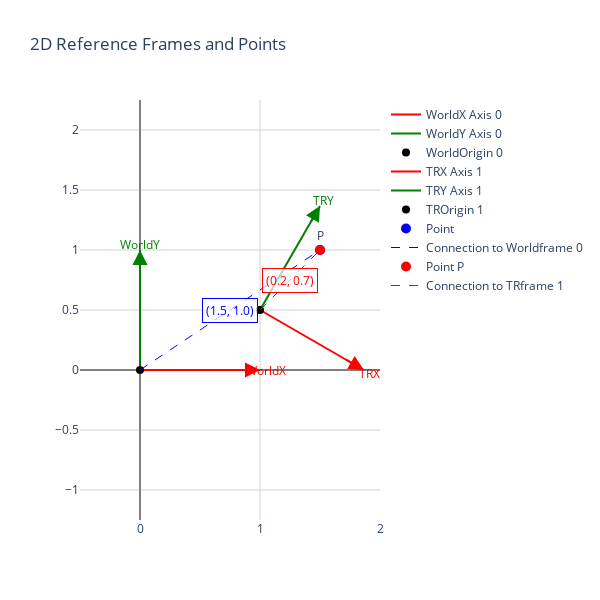

The notebook cell this image was saved under:
### Markdown cell above
This interactive tool allows you to:
1. Change the position of Frame 1 (translation) using the X and Y sliders
2. Change the rotation of Frame 1 using the Rotation slider
3. Move the point P around and see its coordinates in both frames

Try the following experiments:
- Set Frame 1's rotation to 0 and change only its position to see pure translation effects
- Keep Frame 1 at the origin and change only its rotation to see pure rotation effects
- Combine both translation and rotation to see how they work together

Let's now analyze the mathematics behind this transformation:

### Code cell
# Define parameters for a combined transformation
point_coords = [1.5, 1.0]  # Point in world frame
tx, ty = 1.0, 0.5         # Translation vector
rotation = -30             # Rotation in degrees (negative for clockwise)
theta = radians(-rotation) # Convert to positive radians for clockwise rotation

print(f"Point in world frame: ({point_coords[0]}, {point_coords[1]})")
print(f"Frame translation: ({tx}, {ty})")
print(f"Frame rotation: {rotation} degrees clockwise")

# Step 1: Calculate translation effect
x_translated = point_coords[0] - tx
y_translated = point_coords[1] - ty

print(f"\nStep 1 - After translation:")
print(f"New coordinates: ({x_translated}, {y_translated})")

# Step 2: Calculate rotation effect (using clockwise rotation matrix)
R = np.array([
    [cos(theta), -sin(theta)],
    [sin(theta), cos(theta)]
])

# Apply rotation to translated point
point_translated = np.array([x_translated, y_translated])
point_transformed = R @ point_translated

print(f"\nStep 2 - After rotation:")
print(f"Rotation matrix:\n{R}")
print(f"Final coordinates in transformed frame: ({point_transformed[0]:.4f}, {point_transformed[1]:.4f})")

# Visualize the result
# World frame
world_frame = [0, 0, 0, "World"] 

# Transformed frame
transformed_frame = [tx, ty, rotation, "TR"]

# Define points
point_world = [point_coords[0], point_coords[1], "", "blue", 0]
point_transformed_vis = [point_coords[0], point_coords[1], "P", "red", 1]

# Create and display the visualization
fig = create_2d_visualization(
    points=[point_world, point_transformed_vis],
    frames=[world_frame, transformed_frame],
    show_coords=True,
    show_labels=True
)

fig.show()

### Figure 1 — Plotly figure (JSON) as saved in the notebook; plotly's stock layout.template omitted (floating-point values rounded to 4 significant figures)
{"data": [{"line": {"color": "red", "width": 2}, "mode": "lines", "name": "WorldX Axis 0", "type": "scatter", "x": [0, 1], "y": [0, 0]}, {"line": {"color": "green", "width": 2}, "mode": "lines", "name": "WorldY Axis 0", "type": "scatter", "x": [0, 0], "y": [0, 1]}, {"marker": {"color": "black", "size": 8, "symbol": "circle"}, "mode": "markers", "name": "WorldOrigin 0", "type": "scatter", "x": [0], "y": [0]}, {"line": {"color": "red", "width": 2}, "mode": "lines", "name": "TRX Axis 1", "type": "scatter", "x": [1, 1.866], "y": [0.5, 5.551e-17]}, {"line": {"color": "green", "width": 2}, "mode": "lines", "name": "TRY Axis 1", "type": "scatter", "x": [1, 1.5], "y": [0.5, 1.366]}, {"marker": {"color": "black", "size": 8, "symbol": "circle"}, "mode": "markers", "name": "TROrigin 1", "type": "scatter", "x": [1], "y": [0.5]}, {"marker": {"color": "blue", "size": 10}, "mode": "markers+text", "name": "Point ", "text": [""], "textposition": "top center", "type": "scatter", "x": [1.5], "y": [1]}, {"line": {"color": "blue", "dash": "dash", "width": 1}, "mode": "lines", "name": "Connection to Worldframe 0", "type": "scatter", "x": [0, 1.5], "y": [0, 1]}, {"marker": {"color": "red", "size": 10}, "mode": "markers+text", "name": "Point P", "text": ["P"], "textposition": "top center", "type": "scatter", "x": [1.5], "y": [1]}, {"line": {"color": "red", "dash": "dash", "width": 1}, "mode": "lines", "name": "Connection to TRframe 1", "type": "scatter", "x": [1, 1.5], "y": [0.5, 1]}], "layout": {"annotations": [{"arrowcolor": "red", "arrowhead": 2, "arrowsize": 1.5, "arrowwidth": 2, "ax": 0.8, "axref": "x", "ay": 0, "ayref": "y", "showarrow": true, "x": 1, "xref": "x", "y": 0, "yref": "y"}, {"arrowcolor": "green", "arrowhead": 2, "arrowsize": 1.5, "arrowwidth": 2, "ax": 0, "axref": "x", "ay": 0.8, "ayref": "y", "showarrow": true, "x": 0, "xref": "x", "y": 1, "yref": "y"}, {"font": {"color": "red", "size": 12}, "showarrow": false, "text": "WorldX", "x": 1.05, "xref": "x", "y": 0, "yref": "y"}, {"font": {"color": "green", "size": 12}, "showarrow": false, "text": "WorldY", "x": 0, "xref": "x", "y": 1.05, "yref": "y"}, {"arrowcolor": "red", "arrowhead": 2, "arrowsize": 1.5, "arrowwidth": 2, "ax": 1.693, "axref": "x", "ay": 0.1, "ayref": "y", "showarrow": true, "x": 1.866, "xref": "x", "y": 5.551e-17, "yref": "y"}, {"arrowcolor": "green", "arrowhead": 2, "arrowsize": 1.5, "arrowwidth": 2, "ax": 1.4, "axref": "x", "ay": 1.193, "ayref": "y", "showarrow": true, "x": 1.5, "xref": "x", "y": 1.366, "yref": "y"}, {"font": {"color": "red", "size": 12}, "showarrow": false, "text": "TRX", "x": 1.909, "xref": "x", "y": -0.025, "yref": "y"}, {"font": {"color": "green", "size": 12}, "showarrow": false, "text": "TRY", "x": 1.525, "xref": "x", "y": 1.409, "yref": "y"}, {"bgcolor": "rgba(255, 255, 255, 0.7)", "bordercolor": "blue", "borderpad": 3, "borderwidth": 1, "font": {"color": "blue", "size": 12}, "showarrow": false, "text": "(1.5, 1.0)", "x": 0.75, "y": 0.5}, {"bgcolor": "rgba(255, 255, 255, 0.7)", "bordercolor": "red", "borderpad": 3, "borderwidth": 1, "font": {"color": "red", "size": 12}, "showarrow": false, "text": "(0.2, 0.7)", "x": 1.25, "y": 0.75}], "height": 600, "plot_bgcolor": "white", "title": {"text": "2D Reference Frames and Points"}, "width": 600, "xaxis": {"gridcolor": "lightgray", "gridwidth": 1, "range": [-0.5, 2], "showgrid": true, "title": {"text": ""}, "zeroline": true, "zerolinecolor": "gray", "zerolinewidth": 2}, "yaxis": {"gridcolor": "lightgray", "gridwidth": 1, "range": [-0.5, 1.5], "scaleanchor": "x", "scaleratio": 1, "showgrid": true, "title": {"text": ""}, "zeroline": true, "zerolinecolor": "gray", "zerolinewidth": 2}}}
